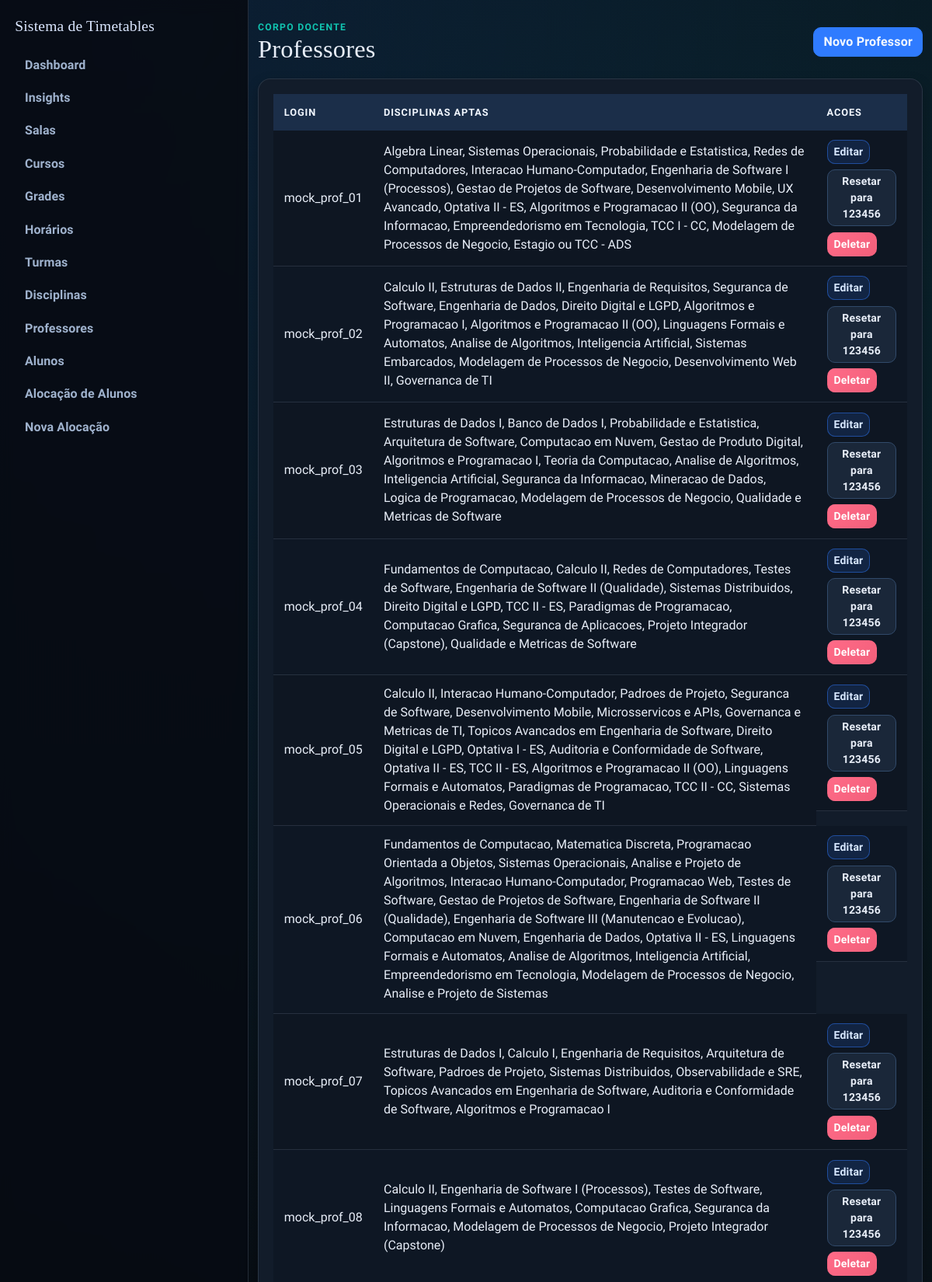
The page /professores (signed in, upper part) on the database its author committed.
### app/models.py (models this page shows, shortened)
class User(UserMixin, db.Model):
    id = db.Column(db.Integer, primary_key=True)
    username = db.Column(db.String(64), unique=True, nullable=False)
    email = db.Column(db.String(120), unique=True, nullable=False)
    password_hash = db.Column(db.String(128))
    role = db.Column(db.String(20), default='professor')  # 'admin' or 'professor'
    disciplinas_aptas = db.relationship(
        "Disciplina",
        secondary=professor_disciplina,
        lazy="select",
        backref=db.backref("professores_aptos", lazy="select"),
    )
    def is_admin(self):
        return self.role == 'admin'

### app/routes/admin.py (the view)
@bp.route("/professores")
@login_required
@admin_required
def professores():
    professores = User.query.filter_by(role="professor").order_by(User.username.asc()).all()
    delete_form = DeleteForm()
    reset_form = ResetPasswordForm()
    return render_template(
        "professores.html",
        professores=professores,
        delete_form=delete_form,
        reset_form=reset_form,
    )

### app/models.py (called while the page is built)
@login_manager.user_loader
def load_user(user_id):
    return db.session.get(User, int(user_id))

### app/routes/helpers.py (called while the page is built)
def admin_required_redirect():
    if getattr(current_user, "is_authenticated", False) and current_user.is_admin():
        return None
    flash("Acesso restrito ao administrador.", "danger")
    return redirect(url_for("main.index"))

def admin_required(view_func):
    @wraps(view_func)
    def wrapper(*args, **kwargs):
        guard = admin_required_redirect()
        if guard:
            return guard
        return view_func(*args, **kwargs)
    return wrapper

### templates/professores.html (shortened to what this page needs)
{% extends "base.html" %}
{% block content %}
<section class="stagger-in">
  <div class="page-head">
    <div>
      <p class="eyebrow">Corpo Docente</p>
      <h1>Professores</h1>
    </div>
    <a href="{{ url_for('main.new_professor') }}" class="btn btn-primary">Novo Professor</a>
  </div>
  <div class="surface table-shell">
    <div class="table-responsive">
      <table class="table">
        <thead>
          <tr>
            <th>Login</th>
            <th>Disciplinas Aptas</th>
            <th>Acoes</th>
          </tr>
        </thead>
        <tbody>
          {% for professor in professores %}
          <tr>
            <td>{{ professor.username }}</td>
            <td>
              {% if professor.disciplinas_aptas %}
              {{ professor.disciplinas_aptas | map(attribute='nome') | join(', ') }}
              {% else %}
              <span class="text-muted">Nenhuma aptidao cadastrada</span>
              {% endif %}
            </td>
            <td class="actions-cell">
              <a href="{{ url_for('main.edit_professor', id=professor.id) }}" class="btn btn-sm btn-edit">Editar</a>
              <form
                method="POST"
                action="{{ url_for('main.reset_professor_password', id=professor.id) }}"
                class="d-inline"
                onsubmit="return confirm('Resetar senha deste professor para 123456?');"
              >
                <button type="submit" class="btn btn-sm btn-secondary">Resetar para 123456</button>
              </form>
              <form
                method="POST"
                action="{{ url_for('main.delete_professor', id=professor.id) }}"
                class="d-inline"
                onsubmit="return confirm('Tem certeza que deseja deletar este professor?');"
              >
                <button type="submit" class="btn btn-sm btn-danger">Deletar</button>
              </form>
            </td>
          </tr>
          {% endfor %}
        </tbody>
      </table>
    </div>
  </div>
</section>
{% endblock %}

### static/css/styles.css (style rules this page uses)
:root { --bg-1: #05070b; --bg-2: #0d1420; --surface: #121c2a; --surface-soft: #192636; --ink-1: #e8eef8; --ink-2: #9fb2cd; --line: #273954; --brand: #2f7bff; --brand-strong: #1f5fd0; --accent: #11c5b1; --accent-strong: #0d9788; --ok: #22c55e; --danger: #f25f7a; --warning: #f4b642; --radius-lg: 16px; --radius-md: 10px; --shadow-soft: 0 10px 26px rgba(0, 0, 0, 0.3); --shadow-subtle: 0 6px 16px rgba(0, 0, 0, 0.24); }
* { box-sizing: border-box; }
body { margin: 0; min-height: 100vh; font-family: "Source Sans 3", "Trebuchet MS", sans-serif; color: var(--ink-1); background: radial-gradient(circle at 12% 0%, rgba(47, 123, 255, 0.14), transparent 34%), radial-gradient(circle at 88% 10%, rgba(17, 197, 177, 0.1), transparent 36%), linear-gradient(145deg, var(--bg-1) 0%, var(--bg-2) 100%); }
body::before { content: ""; position: fixed; inset: 0; pointer-events: none; background-image: linear-gradient(rgba(255, 255, 255, 0.02) 1px, transparent 1px), linear-gradient(90deg, rgba(255, 255, 255, 0.02) 1px, transparent 1px); background-size: 42px 42px; opacity: 0.36; z-index: -1; }
h1, h2, h3, h4, h5, h6, .app-brand { font-family: "Bree Serif", Georgia, serif; letter-spacing: 0.2px; }
h1 { margin: 0; font-size: clamp(1.8rem, 2.7vw, 2.4rem); color: var(--ink-1); }
p, label, span, li, input, select, button { letter-spacing: 0.1px; }
.page-head { display: flex; flex-wrap: wrap; align-items: center; justify-content: space-between; gap: 0.8rem; margin-bottom: 1.15rem; }
.eyebrow { margin: 0; text-transform: uppercase; font-size: 0.76rem; letter-spacing: 1.3px; color: var(--accent); font-weight: 800; }
.surface { background: var(--surface); border: 1px solid rgba(159, 178, 205, 0.16); border-radius: var(--radius-lg); box-shadow: var(--shadow-subtle); }
.form-shell, .table-shell, .section-shell { padding: 1.2rem; }
.table-shell { overflow: hidden; }
.table { margin-bottom: 0; border-collapse: separate; border-spacing: 0; }
.table thead th { background: #1b2e49; color: #f2f7ff; border: none; font-size: 0.8rem; text-transform: uppercase; letter-spacing: 0.9px; font-weight: 700; padding: 0.85rem; }
.table tbody td { border-color: rgba(159, 178, 205, 0.16); color: var(--ink-1); padding: 0.78rem 0.85rem; vertical-align: middle; background: rgba(10, 16, 25, 0.46); }
.table tbody tr:nth-child(even) td { background: rgba(13, 21, 33, 0.6); }
.btn { border-radius: 10px; font-weight: 700; letter-spacing: 0.2px; border-width: 1px; transition: background-color 0.2s ease, border-color 0.2s ease, color 0.2s ease; }
.btn-primary { color: #f3f8ff; background: var(--brand); border-color: var(--brand); }
.btn-edit { color: #d7e7ff; background: rgba(47, 123, 255, 0.15); border-color: rgba(47, 123, 255, 0.48); }
.btn-secondary, .btn-outline-secondary { color: var(--ink-1); background: #1a2739; border-color: #314a6a; }
.btn-danger { background: linear-gradient(135deg, #ff6b88 0%, var(--danger) 100%); border-color: transparent; }
.actions-cell { display: flex; align-items: center; flex-wrap: wrap; gap: 0.45rem; }
.actions-cell .btn { margin: 0; }
.actions-cell form { margin: 0; }
.stagger-in { animation: riseIn 0.45s ease both; }

### rows shown on the page
User: username "mock_prof_01", disciplinas_aptas|map "Algebra Linear, Sistemas Operacionais, Probabilidade e Estatistica, Redes de Computadores, Interacao Humano-Computador, Engenharia de Software I (Processos), Gestao de Projetos de Software, Desenvolvimento Mobile, UX Avancado, Optativa II - ES, Algoritmos e Programacao II (OO), Seguranca da Informacao, Empreendedorismo em Tecnologia, TCC I - CC, Modelagem de Processos de Negocio, Estagio ou TCC - ADS"
User: username "mock_prof_02", disciplinas_aptas|map "Calculo II, Estruturas de Dados II, Engenharia de Requisitos, Seguranca de Software, Engenharia de Dados, Direito Digital e LGPD, Algoritmos e Programacao I, Algoritmos e Programacao II (OO), Linguagens Formais e Automatos, Analise de Algoritmos, Inteligencia Artificial, Sistemas Embarcados, Modelagem de Processos de Negocio, Desenvolvimento Web II, Governanca de TI"
User: username "mock_prof_03", disciplinas_aptas|map "Estruturas de Dados I, Banco de Dados I, Probabilidade e Estatistica, Arquitetura de Software, Computacao em Nuvem, Gestao de Produto Digital, Algoritmos e Programacao I, Teoria da Computacao, Analise de Algoritmos, Inteligencia Artificial, Seguranca da Informacao, Mineracao de Dados, Logica de Programacao, Modelagem de Processos de Negocio, Qualidade e Metricas de Software"
User: username "mock_prof_04", disciplinas_aptas|map "Fundamentos de Computacao, Calculo II, Redes de Computadores, Testes de Software, Engenharia de Software II (Qualidade), Sistemas Distribuidos, Direito Digital e LGPD, TCC II - ES, Paradigmas de Programacao, Computacao Grafica, Seguranca de Aplicacoes, Projeto Integrador (Capstone), Qualidade e Metricas de Software"
User: username "mock_prof_05", disciplinas_aptas|map "Calculo II, Interacao Humano-Computador, Padroes de Projeto, Seguranca de Software, Desenvolvimento Mobile, Microsservicos e APIs, Governanca e Metricas de TI, Topicos Avancados em Engenharia de Software, Direito Digital e LGPD, Optativa I - ES, Auditoria e Conformidade de Software, Optativa II - ES, TCC II - ES, Algoritmos e Programacao II (OO), Linguagens Formais e Automatos, Paradigmas de Programacao, TCC II - CC, Sistemas Operacionais e Redes, Governanca de TI"
User: username "mock_prof_06", disciplinas_aptas|map "Fundamentos de Computacao, Matematica Discreta, Programacao Orientada a Objetos, Sistemas Operacionais, Analise e Projeto de Algoritmos, Interacao Humano-Computador, Programacao Web, Testes de Software, Gestao de Projetos de Software, Engenharia de Software II (Qualidade), Engenharia de Software III (Manutencao e Evolucao), Computacao em Nuvem, Engenharia de Dados, Optativa II - ES, Linguagens Formais e Automatos, Analise de Algoritmos, Inteligencia Artificial, Empreendedorismo em Tecnologia, Modelagem de Processos de Negocio, Analise e Projeto de Sistemas"
User: username "mock_prof_07", disciplinas_aptas|map "Estruturas de Dados I, Calculo I, Engenharia de Requisitos, Arquitetura de Software, Padroes de Projeto, Sistemas Distribuidos, Observabilidade e SRE, Topicos Avancados em Engenharia de Software, Auditoria e Conformidade de Software, Algoritmos e Programacao I"
User: username "mock_prof_08", disciplinas_aptas|map "Calculo II, Engenharia de Software I (Processos), Testes de Software, Linguagens Formais e Automatos, Computacao Grafica, Seguranca da Informacao, Modelagem de Processos de Negocio, Projeto Integrador (Capstone)"
